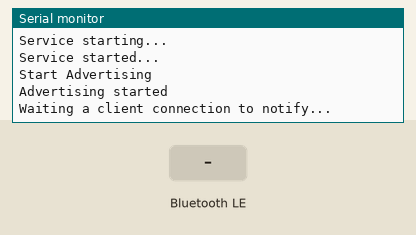
Bench run of a program on a simulated ESP32. Parts: the last lines printed to the serial monitor. The inputs (shaded band) are chosen by the test bench. Nothing arrives over Bluetooth unless stated; a phone connects over Bluetooth LE 3 s after start.

Above: at 1.2 s.
1.3 s: Bluetooth LE write "1" received
At 2.4 s:
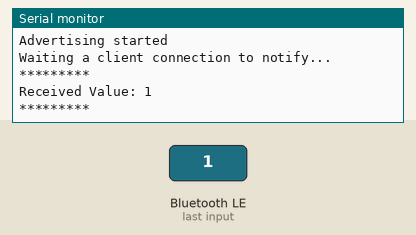
2.8 s: Bluetooth LE write "0" received
At 2.96 s:
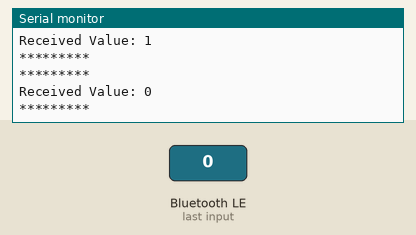

Measured:
- after the input at 1.3 s, the serial monitor: prints a new line at once (image 1)
- after the input at 2.8 s, the serial monitor: prints a new line at once (image 2)

The program:

main.cpp
```cpp
#include <NimBLEDevice.h>

NimBLECharacteristic *pTxCharacteristic;
NimBLEServer *pServer;

NimBLECharacteristic *pSoftwareVersionCharacteristic;
NimBLECharacteristic *pBatteryLevelCharacteristic;

bool deviceConnected = false;
bool oldDeviceConnected = false;
String data_string = "TEST";
// See the following for generating UUIDs:
// https://www.uuidgenerator.net/

#define SERVICE_UUID "4fafc201-1fb5-459e-8fcc-c5c9c331914b" // UART service UUID
#define CHARACTERISTIC_UUID_RX "6e400002-b5a3-f393-e0a9-e50e24dcca9e"
#define CHARACTERISTIC_UUID_TX "beb5483e-36e1-4688-b7f5-ea07361b26a8"


class MyServerCallbacks : public BLEServerCallbacks
{
  void onConnect(BLEServer *pServer)
  {
    deviceConnected = true;
  };

  void onDisconnect(BLEServer *pServer)
  {
    deviceConnected = false;
  }
  /*******************************************************************/
};

class MyCallbacks : public BLECharacteristicCallbacks
{
  void onWrite(BLECharacteristic *pCharacteristic)
  {
    std::string rxValue = pCharacteristic->getValue();

    if (rxValue.length() > 0)
    {
      Serial.println("*********");
      Serial.print("Received Value: ");
      for (int i = 0; i < rxValue.length(); i++)
        Serial.print(rxValue[i]);

      Serial.println();
      Serial.println("*********");
    }
  }
};

void setup()
{
  Serial.begin(115200);

  // Create the BLE Device
  NimBLEDevice::init("NimBLE");
  NimBLEDevice::setPower(ESP_PWR_LVL_P9);
  NimBLEDevice::setMTU(256);
  // Create the BLE Server
  pServer = NimBLEDevice::createServer();
  pServer->setCallbacks(new MyServerCallbacks());


  Serial.println("Create Service");
  // Create the BLE Service
  NimBLEService *pService = pServer->createService(SERVICE_UUID);

  Serial.println("Create Characteristic");
  // Create a BLE Characteristic
  pTxCharacteristic = pService->createCharacteristic(
      CHARACTERISTIC_UUID_TX,
      /******* Enum Type NIMBLE_PROPERTY now *******
          BLECharacteristic::PROPERTY_NOTIFY
          );
      **********************************************/
      NIMBLE_PROPERTY::NOTIFY);

  /***************************************************
   NOTE: DO NOT create a 2902 descriptor
   it will be created automatically if notifications
   or indications are enabled on a characteristic.

   pCharacteristic->addDescriptor(new BLE2902());
  ****************************************************/

  NimBLECharacteristic *pRxCharacteristic = pService->createCharacteristic(
      CHARACTERISTIC_UUID_RX,
      /******* Enum Type NIMBLE_PROPERTY now *******
              BLECharacteristic::PROPERTY_WRITE
              );
      *********************************************/
      NIMBLE_PROPERTY::WRITE);

  pRxCharacteristic->setCallbacks(new MyCallbacks());

  Serial.println("Service starting...");
  // Start the service
  pService->start();
  Serial.println("Service started...");

  Serial.println("Start Advertising");
  // Start advertising
  NimBLEAdvertising *pAdvertising = NimBLEDevice::getAdvertising();
  pAdvertising->addServiceUUID(SERVICE_UUID);
  Serial.println("Advertising started");

  pAdvertising->start();
  Serial.println("Waiting a client connection to notify...");
}

void loop()
{

  if (deviceConnected)
  {
    pTxCharacteristic->setValue(data_string);
    Serial.println("Notify");
    pTxCharacteristic->notify();
    delay(300); // bluetooth stack will go into congestion, if too many packets are sent
  }

  // disconnecting
  if (!deviceConnected && oldDeviceConnected)
  {
    delay(500);                  // give the bluetooth stack the chance to get things ready
    pServer->startAdvertising(); // restart advertising
    Serial.println("start advertising");
    oldDeviceConnected = deviceConnected;
  }
  // connecting
  if (deviceConnected && !oldDeviceConnected)
  {
    // do stuff here on connecting
    oldDeviceConnected = deviceConnected;
  }
}
```
